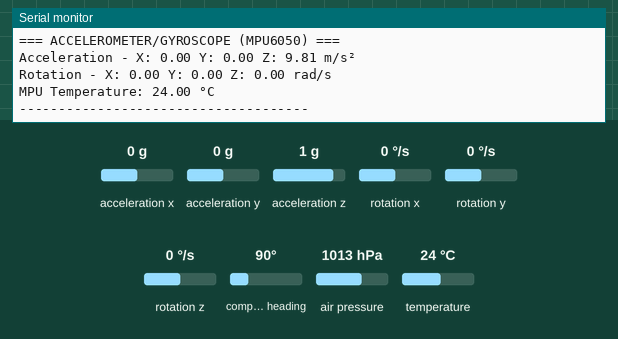
This sketch was run on a simulated Arduino Leonardo, built with avr-gcc and run on an emulated ATmega32U4. Shown: the last lines printed to the serial monitor. Inputs (shaded band) come from the test bench; at power-on: acceleration x 0 g, acceleration y 0 g, acceleration z 1 g, rotation x 0 °/s, rotation y 0 °/s, rotation z 0 °/s, compass heading 90°, air pressure 1013 hPa, temperature 24 °C.

Above: at 1.3 s.
1.4 s: acceleration x set to -1.4 g
2.9 s: acceleration y set to -1.4 g
4.4 s: acceleration z set to -1.4 g
5.9 s: rotation x set to -192 °/s
At 6.4 s:
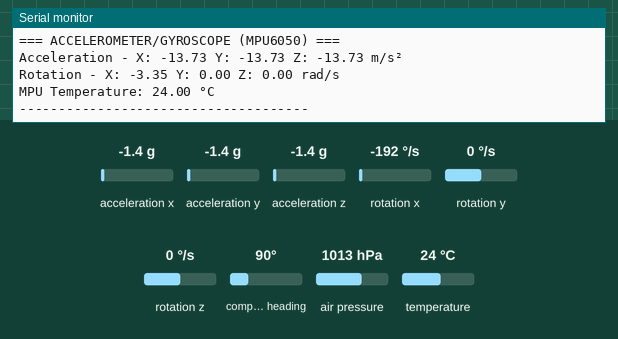
7.4 s: rotation y set to -192 °/s
At 8.0 s:
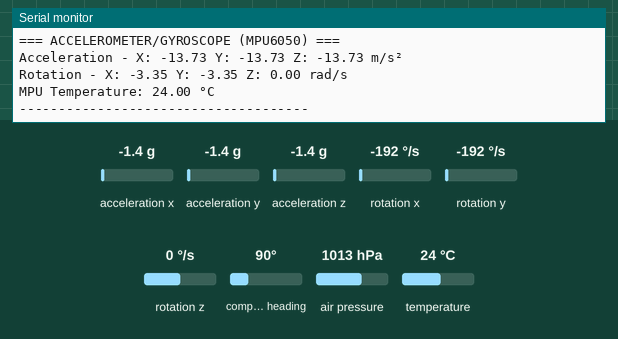

Measured:
- after the input at 5.9 s, the serial monitor: prints a new line after 0.10 s (image 1)
- after the input at 7.4 s, the serial monitor: prints a new line after 0.20 s (image 2)

The sketch:

MPU6050_HMC5883L_BMP085.ino
```cpp
//#include <Wire.h>
//#include <Adafruit_BMP085.h>
//#include <Adafruit_MPU6050.h>
//#include <Adafruit_Sensor.h>
//
//// Create sensor objects
//Adafruit_BMP085 bmp;
//Adafruit_MPU6050 mpu;
//
//void setup() {
//  Serial.begin(115200);
//  while (!Serial)
//    delay(10); // Wait for serial to be ready (for boards like Leonardo)
//
//  // BMP085 setup
//  Serial.println("Initializing BMP085...");
//  if (!bmp.begin()) {
//    Serial.println("Could not find a valid BMP085 sensor, check wiring!");
//    while (1);
//  }
//  Serial.println("BMP085 Found!");
//
//  // MPU6050 setup
//  Serial.println("Initializing MPU6050...");
//  if (!mpu.begin()) {
//    Serial.println("Failed to find MPU6050 chip");
//    while (1);
//  }
//  Serial.println("MPU6050 Found!");
//
//  // Accelerometer range
//  mpu.setAccelerometerRange(MPU6050_RANGE_8_G);
//  Serial.print("Accelerometer range set to: +-");
//  Serial.print(8);
//  Serial.println("G");
//
//  // Gyroscope range
//  mpu.setGyroRange(MPU6050_RANGE_500_DEG);
//  Serial.print("Gyro range set to: +-");
//  Serial.print(500);
//  Serial.println(" deg/s");
//
//  // Filter bandwidth
//  mpu.setFilterBandwidth(MPU6050_BAND_21_HZ);
//  Serial.println("Filter bandwidth set to: 21 Hz");
//
//  Serial.println();
//  delay(100);
//}
//
//void loop() {
//  // -------------------- BMP085 Readings --------------------
//  float temperature = bmp.readTemperature();
//  float pressure = bmp.readPressure();
//  float altitude_std = bmp.readAltitude(); // Standard sea-level pressure (101325 Pa)
//  float seaLevelPressure = bmp.readSealevelPressure(7.0); // Chennai approx altitude
//  float realAltitude = bmp.readAltitude(seaLevelPressure); // Adjusted altitude
//
//  Serial.println("---- BMP085 Data ----");
//  Serial.print("Temperature = ");
//  Serial.print(temperature);
//  Serial.println(" *C");
//
//  Serial.print("Pressure = ");
//  Serial.print(pressure);
//  Serial.println(" Pa");
//
//  Serial.print("Altitude (standard) = ");
//  Serial.print(altitude_std);
//  Serial.println(" meters");
//
//  Serial.print("Pressure at sea level (from 7m) = ");
//  Serial.print(seaLevelPressure);
//  Serial.println(" Pa");
//
//  Serial.print("Real altitude = ");
//  Serial.print(realAltitude);
//  Serial.println(" meters");
//
//  // -------------------- MPU6050 Readings --------------------
//  sensors_event_t a, g, temp;
//  mpu.getEvent(&a, &g, &temp);
//
//  Serial.println("---- MPU6050 Data ----");
//  Serial.print("Acceleration X: ");
//  Serial.print(a.acceleration.x);
//  Serial.print(", Y: ");
//  Serial.print(a.acceleration.y);
//  Serial.print(", Z: ");
//  Serial.print(a.acceleration.z);
//  Serial.println(" m/s^2");
//
//  Serial.print("Rotation X: ");
//  Serial.print(g.gyro.x);
//  Serial.print(", Y: ");
//  Serial.print(g.gyro.y);
//  Serial.print(", Z: ");
//  Serial.print(g.gyro.z);
//  Serial.println(" rad/s");
//
//  Serial.print("MPU6050 Temperature: ");
//  Serial.print(temp.temperature);
//  Serial.println(" *C");
//
//  Serial.println("---------------------------\n");
//  delay(2000); // Delay before next reading
//}


//#include <Wire.h>
//#include <Adafruit_Sensor.h>
//#include <Adafruit_MPU6050.h>
//#include <Adafruit_HMC5883_U.h>
//#include <Adafruit_BMP085.h>
//
//// Sensor instances
//Adafruit_MPU6050 mpu;
//Adafruit_HMC5883_Unified mag = Adafruit_HMC5883_Unified(12345);
//Adafruit_BMP085 bmp;
//
//// Function to display HMC5883 sensor info
//void displayMagSensorDetails() {
//  sensor_t sensor;
//  mag.getSensor(&sensor);
//  Serial.println("------------------------------------");
//  Serial.print("Sensor:       "); Serial.println(sensor.name);
//  Serial.print("Driver Ver:   "); Serial.println(sensor.version);
//  Serial.print("Unique ID:    "); Serial.println(sensor.sensor_id);
//  Serial.print("Max Value:    "); Serial.print(sensor.max_value); Serial.println(" uT");
//  Serial.print("Min Value:    "); Serial.print(sensor.min_value); Serial.println(" uT");
//  Serial.print("Resolution:   "); Serial.print(sensor.resolution); Serial.println(" uT");
//  Serial.println("------------------------------------\n");
//  delay(500);
//}
//
//void setup() {
//  Serial.begin(115200);
//  while (!Serial) delay(10);
//
//  Serial.println("Initializing MPU6050, HMC5883, and BMP085...\n");
//
//  // MPU6050 setup
//  if (!mpu.begin()) {
//    Serial.println("Failed to find MPU6050 chip");
//    while (1);
//  }
//  mpu.setAccelerometerRange(MPU6050_RANGE_8_G);
//  mpu.setGyroRange(MPU6050_RANGE_500_DEG);
//  mpu.setFilterBandwidth(MPU6050_BAND_21_HZ);
//  Serial.println("MPU6050 initialized.");
//
//  // HMC5883 setup
//  if (!mag.begin()) {
//    Serial.println("Ooops, no HMC5883 detected ... Check your wiring!");
//    while (1);
//  }
//  displayMagSensorDetails();
//  Serial.println("HMC5883 initialized.");
//
//  // BMP085 setup
//  if (!bmp.begin()) {
//    Serial.println("Could not find BMP085 sensor at address 0x77");
//    while (1);
//  }
//  Serial.println("BMP085 initialized.\n");
//}
//
//void loop() {
//  // MPU6050 readings
//  sensors_event_t accel, gyro, temp;
//  mpu.getEvent(&accel, &gyro, &temp);
//
//  Serial.println("== MPU6050 Readings ==");
//  Serial.print("Acceleration (m/s^2): X=");
//  Serial.print(accel.acceleration.x); Serial.print(" Y=");
//  Serial.print(accel.acceleration.y); Serial.print(" Z=");
//  Serial.println(accel.acceleration.z);
//
//  Serial.print("Gyroscope (rad/s): X=");
//  Serial.print(gyro.gyro.x); Serial.print(" Y=");
//  Serial.print(gyro.gyro.y); Serial.print(" Z=");
//  Serial.println(gyro.gyro.z);
//
//  Serial.print("Temperature (°C) from MPU6050: ");
//  Serial.println(temp.temperature);
//
//  // HMC5883 readings
//  sensors_event_t magEvent;
//  mag.getEvent(&magEvent);
//
//  Serial.println("== HMC5883 Readings ==");
//  Serial.print("Magnetic Field (uT): X=");
//  Serial.print(magEvent.magnetic.x); Serial.print(" Y=");
//  Serial.print(magEvent.magnetic.y); Serial.print(" Z=");
//  Serial.println(magEvent.magnetic.z);
//
//  float heading = atan2(magEvent.magnetic.y, magEvent.magnetic.x);
//  float declinationAngle = 0.22; // Adjust based on your location
//  heading += declinationAngle;
//  if (heading < 0) heading += 2 * PI;
//  if (heading > 2 * PI) heading -= 2 * PI;
//  float headingDegrees = heading * 180 / M_PI;
//
//  Serial.print("Heading (degrees): ");
//  Serial.println(headingDegrees);
//
//  // BMP085 readings
//  Serial.println("== BMP085 Readings ==");
//  Serial.print("Temperature (°C): ");
//  Serial.println(bmp.readTemperature());
//
//  Serial.print("Pressure (Pa): ");
//  Serial.println(bmp.readPressure());
//
//  Serial.print("Altitude (m): ");
//  Serial.println(bmp.readAltitude());
//
//  Serial.print("Pressure at sealevel (Pa): ");
//  Serial.println(bmp.readSealevelPressure());
//
//  Serial.println("\n-----------------------------\n");
//
//  delay(1000);
//}

/***************************************************************************
  Combined code for HMC5883L magnetometer, BMP085 barometric sensor,
  and MPU6050 accelerometer/gyroscope.

  Libraries required:
  - Adafruit_Sensor
  - Adafruit_HMC5883_U
  - Adafruit_BMP085
  - Adafruit_MPU6050
  - Wire
 ***************************************************************************/

#include <Wire.h>
#include <Adafruit_Sensor.h>
#include <Adafruit_HMC5883_U.h>
#include <Adafruit_BMP085.h>
#include <Adafruit_MPU6050.h>

// Initialize sensors
Adafruit_HMC5883_Unified mag = Adafruit_HMC5883_Unified(12345);
Adafruit_BMP085 bmp;
Adafruit_MPU6050 mpu;

// Configuration settings
const float DECLINATION_ANGLE = -1.12; // Set this to your local declination angle
const int DELAY_MS = 500;             // Delay between readings

void setup() {
  Serial.begin(115200);
  while (!Serial) delay(10); // For Leonardo/Micro

  Serial.println("Multi-sensor Test");

  // Initialize HMC5883L magnetometer
  if (!mag.begin()) {
    Serial.println("No HMC5883 detected. Check wiring!");
    while(1);
  }

  // Initialize BMP085 barometer
  if (!bmp.begin()) {
    Serial.println("No BMP085 detected. Check wiring!");
    while(1);
  }

  // Initialize MPU6050 accelerometer/gyroscope
  if (!mpu.begin()) {
    Serial.println("No MPU6050 detected. Check wiring!");
    while(1);
  }

  // Configure MPU6050
  mpu.setAccelerometerRange(MPU6050_RANGE_8_G);
  mpu.setGyroRange(MPU6050_RANGE_500_DEG);
  mpu.setFilterBandwidth(MPU6050_BAND_21_HZ);

  Serial.println("All sensors initialized successfully!");
  delay(100);
}

void loop() {
  // Read and display magnetometer data
  readMagnetometer();

  // Read and display barometer data
  readBarometer();

  // Read and display accelerometer/gyroscope data
  readAccelGyro();

  Serial.println("\n-------------------------------------\n");
  delay(DELAY_MS);
}

void readMagnetometer() {
  Serial.println("=== MAGNETOMETER (HMC5883L) ===");

  // Get magnetometer reading
  sensors_event_t event;
  mag.getEvent(&event);

  // Display magnetic vector values (micro-Tesla)
  Serial.print("Magnetic field - X: ");
  Serial.print(event.magnetic.x);
  Serial.print(" Y: ");
  Serial.print(event.magnetic.y);
  Serial.print(" Z: ");
  Serial.print(event.magnetic.z);
  Serial.println(" uT");

  // Calculate heading
  float heading = atan2(event.magnetic.y, event.magnetic.x);

  // Add declination angle
  heading += DECLINATION_ANGLE;

  // Correct for sign reversals
  if (heading < 0)
    heading += 2 * PI;
  if (heading > 2 * PI)
    heading -= 2 * PI;

  // Convert to degrees
  float headingDegrees = heading * 180 / M_PI;
  Serial.print("Heading: ");
  Serial.print(headingDegrees);
  Serial.println(" degrees");
}

void readBarometer() {
  Serial.println("=== BAROMETER/TEMPERATURE (BMP085) ===");

  // Read temperature
  float temperature = bmp.readTemperature();
  Serial.print("Temperature: ");
  Serial.print(temperature);
  Serial.println(" °C");

  // Read pressure
  int32_t pressure = bmp.readPressure();
  Serial.print("Pressure: ");
  Serial.print(pressure);
  Serial.println(" Pa");

  // Calculate altitude (standard barometric pressure)
  float altitude = bmp.readAltitude();
  Serial.print("Default Altitude: ");
  Serial.print(altitude);
  Serial.println(" meters");

  // Chennai calibration (7m above sea level)
  float altitude_m = 7.0;
  float calibratedSeaLevelPressure = pressure / pow(1.0 - (altitude_m / 44330.0), 5.255);
  Serial.print("Calibrated Sea Level Pressure = ");
  Serial.print(calibratedSeaLevelPressure);
  Serial.println(" Pa");
  Serial.print("Calibrated Altitude (should be close to 7m) = ");
  Serial.print(bmp.readAltitude(calibratedSeaLevelPressure));
  Serial.println(" meters");

  // Standard sea level pressure calculation
  int32_t standardSeaLevelPressure = bmp.readSealevelPressure();
  Serial.print("Standard Sea level pressure: ");
  Serial.print(standardSeaLevelPressure);
  Serial.println(" Pa");
}

void readAccelGyro() {
  Serial.println("=== ACCELEROMETER/GYROSCOPE (MPU6050) ===");

  // Get new readings
  sensors_event_t accel, gyro, temp;
  mpu.getEvent(&accel, &gyro, &temp);

  // Display acceleration values
  Serial.print("Acceleration - X: ");
  Serial.print(accel.acceleration.x);
  Serial.print(" Y: ");
  Serial.print(accel.acceleration.y);
  Serial.print(" Z: ");
  Serial.print(accel.acceleration.z);
  Serial.println(" m/s²");

  // Display gyroscope values
  Serial.print("Rotation - X: ");
  Serial.print(gyro.gyro.x);
  Serial.print(" Y: ");
  Serial.print(gyro.gyro.y);
  Serial.print(" Z: ");
  Serial.print(gyro.gyro.z);
  Serial.println(" rad/s");

  // Display temperature from MPU6050
  Serial.print("MPU Temperature: ");
  Serial.print(temp.temperature);
  Serial.println(" °C");
}
```
